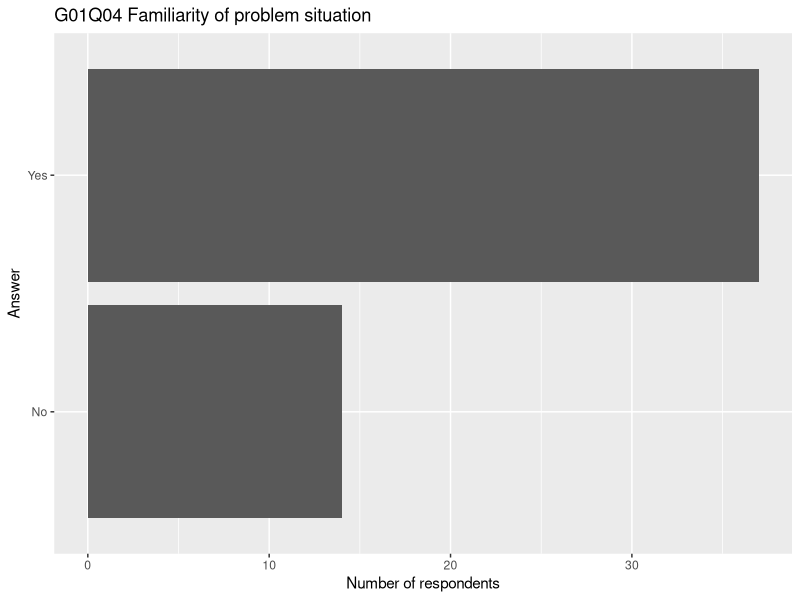

Reproduce this figure in R.
#######################################
#                                     #
#            gift giving              #
#          survey analysis            #
#                                     #
#            Thomas FROST             #
#           Antonia GERKEN            #
#           Anita LINDBERG            #
#             Diane OWIN              #
#                                     #
#       emlyon business school        #
#                                     #
#       https://lyonexchange.fr       #
#     gift-giving@lyonexchange.fr     #
#                                     #
#######################################



# 00 - Setup #############################

library(tidyverse)



# 01 - Read data #########################

# surveydata <- read_csv(file = "results-survey282822_20211004-1449.csv")
surveydata <- read_csv(file = "results-survey282822_20211005-1218.csv")

# delete incomplete answers
surveydata <- filter(surveydata, !is.na(submitdate))


# 02 - Descriptive analysis ##############

# Format yes/no answer as Factor Variable
surveydata$G01Q04 <- as.factor(surveydata$G01Q04)

# Show percentage of the two answers
summary(surveydata$G01Q04)/nrow(surveydata)

# plot a simple bar diagram
plot <- ggplot(surveydata) +
  geom_bar(aes(x = G01Q04)) +
  ylab("Number of respondents") +
  xlab("Answer") +
  ggtitle("G01Q04 Familiarity of problem situation") +
  coord_flip()
plot
